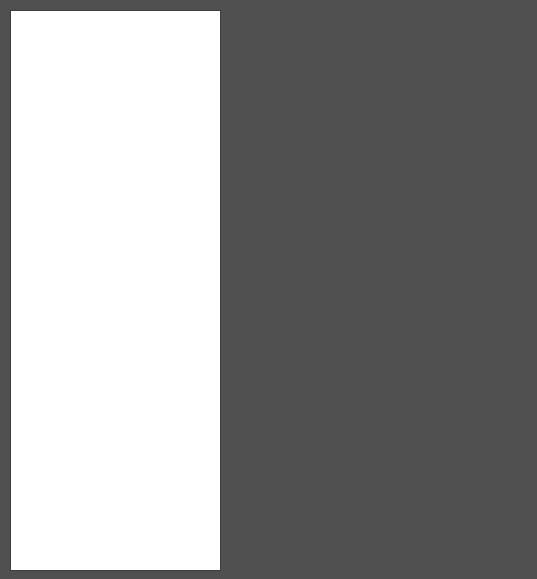
<?xml version="1.0" encoding="UTF-8"?>
<ui version="4.0">
 <class>ResultsWin</class>
 <widget class="QMainWindow" name="ResultsWin">
  <property name="geometry">
   <rect>
    <x>0</x>
    <y>0</y>
    <width>537</width>
    <height>579</height>
   </rect>
  </property>
  <property name="palette">
   <palette>
    <active>
     <colorrole role="Base">
      <brush brushstyle="SolidPattern">
       <color alpha="255">
        <red>255</red>
        <green>255</green>
        <blue>255</blue>
       </color>
      </brush>
     </colorrole>
     <colorrole role="Window">
      <brush brushstyle="SolidPattern">
       <color alpha="255">
        <red>80</red>
        <green>80</green>
        <blue>80</blue>
       </color>
      </brush>
     </colorrole>
    </active>
    <inactive>
     <colorrole role="Base">
      <brush brushstyle="SolidPattern">
       <color alpha="255">
        <red>255</red>
        <green>255</green>
        <blue>255</blue>
       </color>
      </brush>
     </colorrole>
     <colorrole role="Window">
      <brush brushstyle="SolidPattern">
       <color alpha="255">
        <red>80</red>
        <green>80</green>
        <blue>80</blue>
       </color>
      </brush>
     </colorrole>
    </inactive>
    <disabled>
     <colorrole role="Base">
      <brush brushstyle="SolidPattern">
       <color alpha="255">
        <red>80</red>
        <green>80</green>
        <blue>80</blue>
       </color>
      </brush>
     </colorrole>
     <colorrole role="Window">
      <brush brushstyle="SolidPattern">
       <color alpha="255">
        <red>80</red>
        <green>80</green>
        <blue>80</blue>
       </color>
      </brush>
     </colorrole>
    </disabled>
   </palette>
  </property>
  <property name="windowTitle">
   <string>Results</string>
  </property>
  <widget class="QWidget" name="centralwidget">
   <widget class="QListWidget" name="listWordQueries">
    <property name="geometry">
     <rect>
      <x>10</x>
      <y>10</y>
      <width>211</width>
      <height>561</height>
     </rect>
    </property>
   </widget>
   <widget class="QWidget" name="verticalLayoutWidget">
    <property name="geometry">
     <rect>
      <x>240</x>
      <y>20</y>
      <width>261</width>
      <height>541</height>
     </rect>
    </property>
    <layout class="QVBoxLayout" name="layoutQueries"/>
   </widget>
  </widget>
 </widget>
 <resources/>
 <connections/>
</ui>
